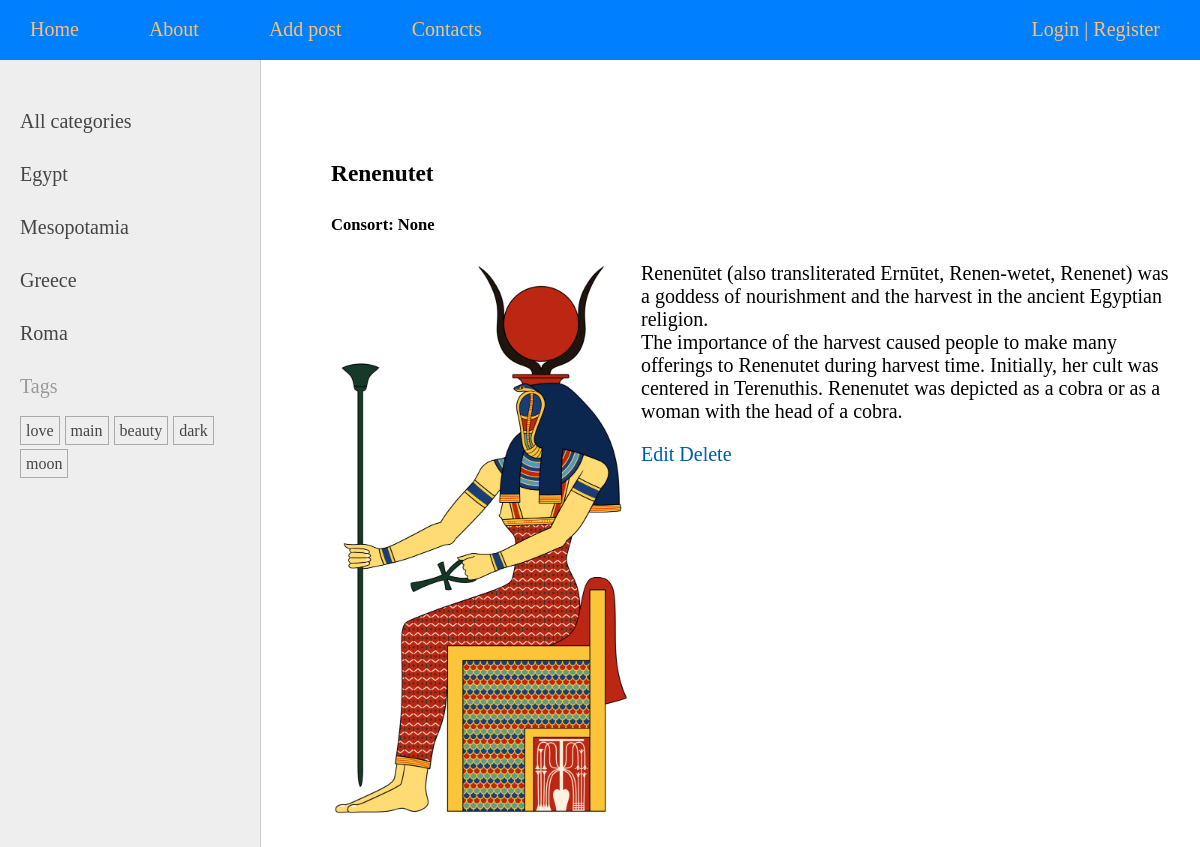
The page /goddess/Renenutet/ on the database its author committed.
### goddesses/models.py (models this page shows, shortened)
class Category(models.Model):
    name = models.CharField(max_length=100, db_index=True)
    slug = models.SlugField(max_length=100, db_index=True, unique=True)
    def get_absolute_url(self):
        return reverse('category', kwargs={'cat_slug': self.slug})
    class Meta:
        verbose_name = 'Category'
        verbose_name_plural = 'Categories'

class TagPost(models.Model):
    tag = models.CharField(max_length=100, db_index=True)
    slug = models.SlugField(max_length=100, db_index=True, unique=True)
    def get_absolute_url(self):
        return reverse('tag', kwargs={'tag_slug': self.slug})

class Goddesses(models.Model):
    class Status(models.IntegerChoices):
        DRAFT = 0, 'Draft'
        PUBLISHED = 1, 'Published'
    title = models.CharField(max_length=255)
    slug = models.SlugField(max_length=255, unique=True, db_index=True,
                            validators=[
                               MinLengthValidator(5, message='5 characters minimum')
                             ])
    image = models.ImageField(upload_to='photos', default=None, null=True, blank=True, verbose_name='Image')
    content = models.TextField(blank=True)
    time_create = models.DateTimeField(auto_now_add=True)
    time_update = models.DateTimeField(auto_now=True)
    is_published = models.BooleanField(choices=tuple(map(lambda x: (bool(x[0]), x[1]), Status.choices)),
                                       default=Status.DRAFT)
    cat = models.ForeignKey('Category', on_delete=models.PROTECT, related_name='deities')
    tags = models.ManyToManyField('TagPost', blank=True, related_name='post_tags')
    consort = models.OneToOneField('Consort', on_delete=models.SET_NULL, blank=True, null=True, related_name='consort')
    author = models.ForeignKey(get_user_model(), on_delete=models.SET_NULL, blank=True, related_name='author', null=True, default=None)
    objects = models.Manager()
    published = PublishedManager()
    class Meta:
        verbose_name = 'Deities'
        verbose_name_plural = 'Deities'
        ordering = ['-time_create']
        indexes = [
            models.Index(fields=['-time_create'])
        ]
    def get_edit_absolute_url(self):
        return reverse('edit_post', kwargs={'slug': self.slug})
    def get_del_absolute_url(self):
        return reverse('del_post', kwargs={'slug': self.slug})

### goddesses/views.py (the view)
# urls.py: path('goddess/<slug:post_slug>/', views.ShowPost.as_view(), name='goddess'),
class ShowPost(DataMixin, DetailView):
    template_name = 'goddesses/post.html'
    slug_url_kwarg = 'post_slug'
    context_object_name = 'post'
    def get_context_data(self, **kwargs):
        context = super().get_context_data(**kwargs)
        context['edit_absolute_url'] = context['post'].get_edit_absolute_url()
        context['del_absolute_url'] = context['post'].get_del_absolute_url()
        return self.get_mixin_context(context, title=context['post'].title)
    def get_object(self, queryset=None):
        return get_object_or_404(Goddesses.published, slug=self.kwargs[self.slug_url_kwarg])

### goddesses/models.py (called while the page is built)
    def get_queryset(self):
        return super().get_queryset().filter(is_published=Goddesses.Status.PUBLISHED)

### goddesses/templatetags/gods_tags.py (called while the page is built)
@register.inclusion_tag('goddesses/list_categories.html')
def show_categories(cat_selected=0):
    cats = Category.objects.all()
    return {'cats': cats, 'cat_selected': cat_selected}\

@register.inclusion_tag('goddesses/tags.html')
def show_tags():
    return {'tags': TagPost.objects.all()}

### goddesses/utils.py (called while the page is built)
    def get_mixin_context(self, context, **kwargs):
        context['cat_selected'] = None
        context.update(kwargs)
        return context

### users/context_processors.py (called while the page is built)
def get_gods_context(request):
    return {'mainmenu': menu}

### goddesses/templates/goddesses/post.html (shortened to what this page needs)
{% extends 'base.html' %}
{% block content %}
<h3>{{ post.title }}</h3>
<h5>Consort: {{ post.consort }}</h5>
{% if post.image %}
<p><img class="img-article-left" src="{{post.image.url}}"></p>
{% endif %}
{{post.content|linebreaks}}
<span class="link-read-post"> <a href="{{ edit_absolute_url }}"> Edit </a></span>
<span class="link-read-post"> <a href="{{ del_absolute_url }}"> Delete </a></span>
{% endblock %}

### goddesses/templates/goddesses/list_categories.html
{% for cat in cats %}
    {% if cat.id == cat_selected %}
        <li class="selected">{{ cat.name }}</li>
    {% else %}
        <li><a href="{{ cat.get_absolute_url }}">{{ cat.name }}</a></li>
    {% endif %}
{% endfor %}

### goddesses/templates/goddesses/tags.html
{% if tags %}
    <p>Tags</p>
    <ul class="tags-list">
        {% for tag in tags %}
        <li><a href="{{ tag.get_absolute_url }}">{{ tag.tag }}</a></li>
        {% endfor %}
    </ul>
{% endif %}

### goddesses/static/goddesses/css/styles.css (style rules this page uses)
html, body { font-family: 'Georgia'; margin: 0; padding: 0; height: 100%; width: 100%; color: #444; }
a { color: #0059b2; text-decoration: none; }
img { max-width: 600px; height: auto; }
img.img-article-left { max-width: 300px; height: auto; float: left; padding: 0 10px 10px 0; }
.left-chapters ul { width: 230px; margin: 0; padding: 20px 10px 10px 20px; list-style: none; font-size: 20px; }
.left-chapters ul li { margin: 30px 0 0 0; color: #999; }
.left-chapters ul li a { color: #444; text-decoration: none; }
ul.tags-list { width: 100%; margin: 0; padding: 0; list-style: none; }
ul.tags-list li { margin: 0; padding: 0 0 10px; display: inline-block; }
ul.tags-list li a { padding: 5px; font-size: 16px; border: 1px solid #aaa; }

### rows shown on the page
Category: name "Egypt"
Category: name "Mesopotamia"
Category: name "Greece"
Category: name "Roma"
TagPost: tag "love"
TagPost: tag "main"
TagPost: tag "beauty"
TagPost: tag "dark"
TagPost: tag "moon"
Goddesses: title "Renenutet", consort "None", image (picture), content "Renenūtet (also transliterated Ernūtet, Renen-wetet, Renenet) was a goddess of nourishment and the harvest in the ancient Egyptian religion. The importance of the harvest caused people to make many offerings to Renenutet during harvest time. Initially, her cult was centered in Terenuthis. Renenutet was depicted as a cobra or as a woman with the head of a cobra."

### other values the page prints
{{ item.title }} "About" "Add post" "Contacts"
